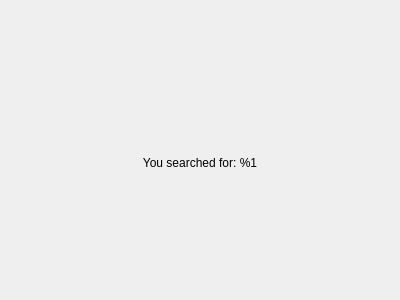
<?xml version="1.0" encoding="UTF-8"?>
<ui version="4.0">
 <class>MainWindow</class>
 <widget class="QMainWindow" name="MainWindow">
  <property name="geometry">
   <rect>
    <x>0</x>
    <y>0</y>
    <width>400</width>
    <height>300</height>
   </rect>
  </property>
  <property name="windowTitle">
   <string>Cocoa Event Listener</string>
  </property>
  <widget class="QWidget" name="centralWidget">
   <layout class="QVBoxLayout" name="verticalLayout">
    <item>
     <spacer name="verticalSpacer">
      <property name="orientation">
       <enum>Qt::Vertical</enum>
      </property>
      <property name="sizeHint" stdset="0">
       <size>
        <width>20</width>
        <height>40</height>
       </size>
      </property>
     </spacer>
    </item>
    <item>
     <layout class="QHBoxLayout" name="horizontalLayout">
      <item>
       <spacer name="horizontalSpacer">
        <property name="orientation">
         <enum>Qt::Horizontal</enum>
        </property>
        <property name="sizeHint" stdset="0">
         <size>
          <width>40</width>
          <height>20</height>
         </size>
        </property>
       </spacer>
      </item>
      <item>
       <widget class="MacToolbarSearchWidget" name="widget" native="true"/>
      </item>
      <item>
       <spacer name="horizontalSpacer_2">
        <property name="orientation">
         <enum>Qt::Horizontal</enum>
        </property>
        <property name="sizeHint" stdset="0">
         <size>
          <width>40</width>
          <height>20</height>
         </size>
        </property>
       </spacer>
      </item>
     </layout>
    </item>
    <item>
     <widget class="QLabel" name="label">
      <property name="text">
       <string>You searched for: %1</string>
      </property>
      <property name="alignment">
       <set>Qt::AlignCenter</set>
      </property>
     </widget>
    </item>
    <item>
     <spacer name="verticalSpacer_2">
      <property name="orientation">
       <enum>Qt::Vertical</enum>
      </property>
      <property name="sizeHint" stdset="0">
       <size>
        <width>20</width>
        <height>40</height>
       </size>
      </property>
     </spacer>
    </item>
   </layout>
  </widget>
 </widget>
 <layoutdefault spacing="6" margin="11"/>
 <customwidgets>
  <customwidget>
   <class>MacToolbarSearchWidget</class>
   <extends>QWidget</extends>
   <header>mactoolbarsearchwidget.h</header>
   <container>1</container>
  </customwidget>
 </customwidgets>
 <resources/>
 <connections/>
</ui>
